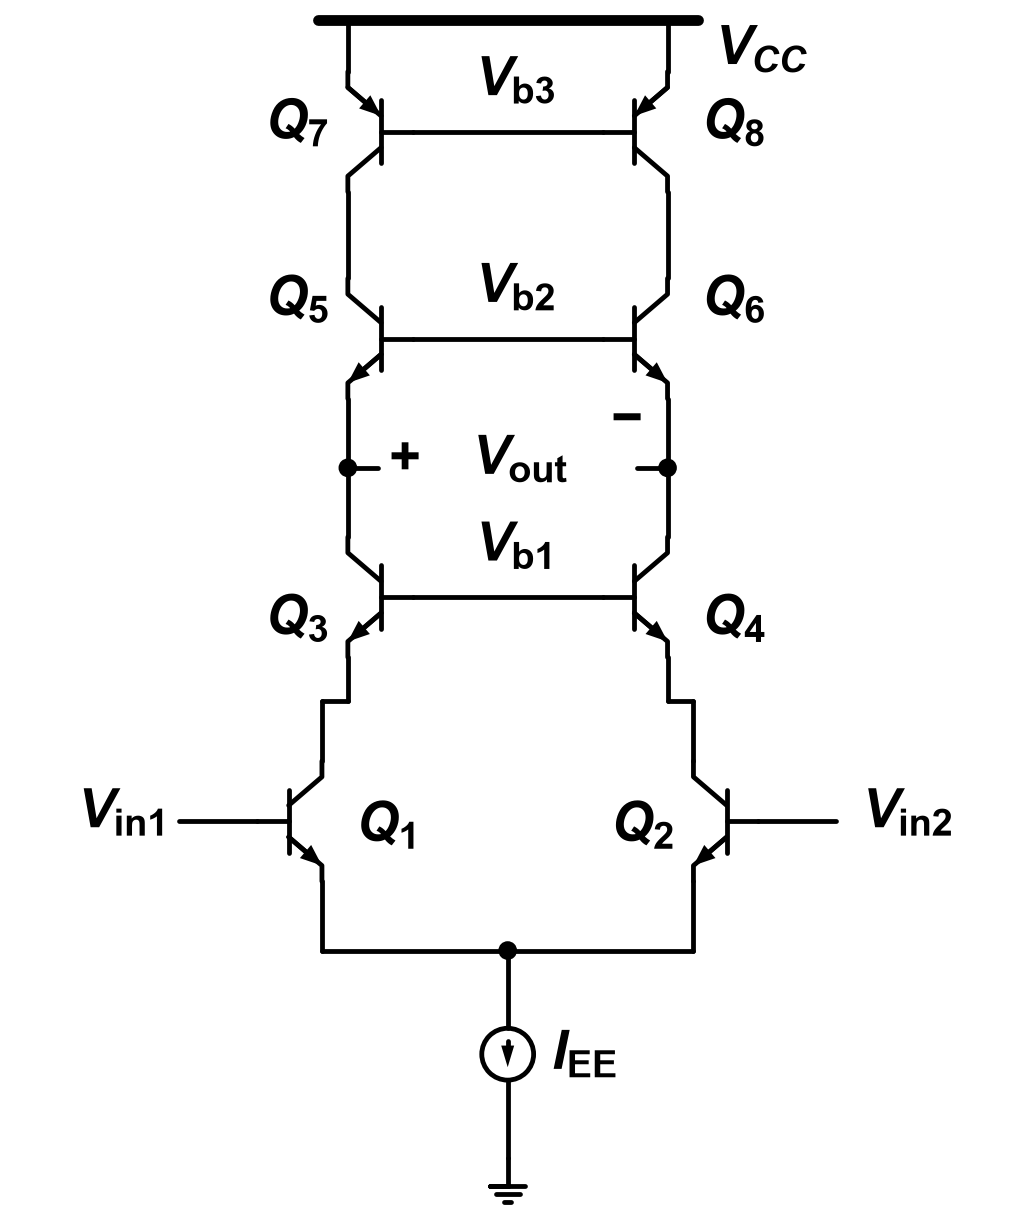

Reproduce this figure in Python.
"""2017-1 중간 (C030) Q3 — 기준: Q3.md '회로 — Fig Q3'."""
import schemdraw.elements as elm
from schem_style import GATE_LEAD, dot, new_drawing, rail

GAP = 0.2           # 소자 라벨과 기호 사이 간격
VCC = r"$V_{CC}$"   # 원본은 V_DD처럼 첨자까지 이탤릭
JOG = 0.3           # Q3·Q4 이미터와 Q1·Q2 컬렉터 사이 꺾인 선의 가로 폭


def bjt(d, cls, at, anchor, mirror=False):
    """베이스 왼쪽(mirror면 오른쪽). npn은 컬렉터 위, pnp는 이미터 위."""
    e = cls().right()
    if mirror:
        e = e.reverse()
    return d.add(e.anchor(anchor).at(at))


def wire_end(d, at, label, right=False):
    """단자 기호 없는 선 끝 (원본의 V_in1·V_in2). 선 끝 바깥에 라벨."""
    line = elm.Line().at(at).length(GATE_LEAD + 0.35)
    end = d.add(line.right() if right else line.left()).end
    d.add(elm.Label().right().at((end[0] + (0.2 if right else -0.2), end[1]))
          .label(label, halign="left" if right else "right"))


def tag(d, xy, text, halign):
    d.add(elm.Label().right().at(xy).label(text, halign=halign))


def base_pair(d, left, right, label):
    """두 베이스를 잇는 가로선과 그 위 가운데 바이어스 라벨 (단자 기호 없음)."""
    d.add(elm.Line().at(left.base).to(right.base))
    xm = (left.base.x + right.base.x) / 2
    d.add(elm.Label().right().at((xm, left.base.y + 0.2)).label(label, valign="bottom"))


def draw():
    d = new_drawing()
    xl, xr, rail_y = 0, 3.7, 12.0
    xm = (xl + xr) / 2
    rail(d, (xl - 0.35, rail_y), (xr + 0.35, rail_y))
    d.add(elm.Label().right().at((xr + 0.45, rail_y - 0.15)).label(VCC, halign="left", valign="top"))
    # 위 pnp 두 개: Q7 좌우 반전, Q8 보통. 이미터 → 레일
    ye = rail_y - 0.6
    q7 = bjt(d, elm.BjtPnp, (xl, ye), "emitter", mirror=True)
    q8 = bjt(d, elm.BjtPnp, (xr, ye), "emitter")
    for q in (q7, q8):
        d.add(elm.Line().up().at(q.emitter).toy(rail_y))
    tag(d, (xl - 0.3, q7.center.y), r"$Q_\mathrm{7}$", "right")
    tag(d, (xr + 0.3, q8.center.y), r"$Q_\mathrm{8}$", "left")
    base_pair(d, q7, q8, r"$V_\mathrm{b3}$")
    # Q5 좌우 반전, Q6 보통 (npn, 이미터가 아래 출력 쪽)
    q5 = bjt(d, elm.BjtNpn, (xl, q7.collector.y - 1.0), "collector", mirror=True)
    q6 = bjt(d, elm.BjtNpn, (xr, q8.collector.y - 1.0), "collector")
    d.add(elm.Line().at(q7.collector).to(q5.collector))
    d.add(elm.Line().at(q8.collector).to(q6.collector))
    tag(d, (xl - 0.3, q5.center.y + 0.35), r"$Q_\mathrm{5}$", "right")
    tag(d, (xr + 0.3, q6.center.y + 0.35), r"$Q_\mathrm{6}$", "left")
    base_pair(d, q5, q6, r"$V_\mathrm{b2}$")
    # 출력 접속점과 마주 보는 짧은 출력선, 그 사이 + V_out −
    d.add(elm.Line().down().at(q5.emitter).length(0.8)); out1 = dot(d)
    d.add(elm.Line().down().at(q6.emitter).length(0.8)); out2 = dot(d)
    e1 = d.add(elm.Line().right().at(out1.center).length(0.35)).end
    e2 = d.add(elm.Line().left().at(out2.center).length(0.35)).end
    d.add(elm.Label().right().at((e1[0] + 0.03, e1[1])).label(r"$+$", halign="left"))
    d.add(elm.Label().right().at((e2[0] - 0.03, e2[1] + 0.1)).label(r"$-$", halign="right", valign="bottom"))
    d.add(elm.Label().right().at((xm + 0.05, e1[1])).label(r"$V_\mathrm{out}$"))
    # Q3 좌우 반전, Q4 보통
    q3 = bjt(d, elm.BjtNpn, (xl, out1.center.y - 0.8), "collector", mirror=True)
    q4 = bjt(d, elm.BjtNpn, (xr, out2.center.y - 0.8), "collector")
    d.add(elm.Line().at(out1.center).to(q3.collector))
    d.add(elm.Line().at(out2.center).to(q4.collector))
    tag(d, (xl - 0.3, q3.center.y - 0.35), r"$Q_\mathrm{3}$", "right")
    tag(d, (xr + 0.3, q4.center.y - 0.35), r"$Q_\mathrm{4}$", "left")
    base_pair(d, q3, q4, r"$V_\mathrm{b1}$")
    # Q3·Q4 이미터 → 꺾인 선 → Q1·Q2 컬렉터 (Q1·Q2는 바깥쪽으로 JOG만큼)
    yj = q3.emitter.y - 0.5
    q1 = bjt(d, elm.BjtNpn, (xl - JOG, yj - 0.7), "collector")
    q2 = bjt(d, elm.BjtNpn, (xr + JOG, yj - 0.7), "collector", mirror=True)
    for q_up, q_dn in ((q3, q1), (q4, q2)):
        d.add(elm.Line().down().at(q_up.emitter).toy(yj))
        d.add(elm.Line().tox(q_dn.collector.x))
        d.add(elm.Line().down().toy(q_dn.collector.y))
    tag(d, (q1.collector.x + 0.3, q1.center.y - 0.15), r"$Q_\mathrm{1}$", "left")
    tag(d, (q2.collector.x - 0.3, q2.center.y - 0.15), r"$Q_\mathrm{2}$", "right")
    wire_end(d, q1.base, r"$V_\mathrm{in1}$")
    wire_end(d, q2.base, r"$V_\mathrm{in2}$", right=True)
    # 두 이미터 → 아래 → 가운데 n5 접속점 → I_EE(화살표 아래) → 접지
    ybot = q1.emitter.y - 0.8
    d.add(elm.Line().down().at(q1.emitter).toy(ybot))
    d.add(elm.Line().right().tox(xm)); n5 = dot(d)
    d.add(elm.Line().right().tox(q2.emitter.x))
    d.add(elm.Line().up().toy(q2.emitter.y))
    iee = d.add(elm.SourceI().down().at(n5.center).length(2.4).scale(0.6)
                .label(r"$I_\mathrm{EE}$", "bottom", ofst=0.35))
    d.add(elm.Ground().at(iee.end).scale(0.8))
    return d
